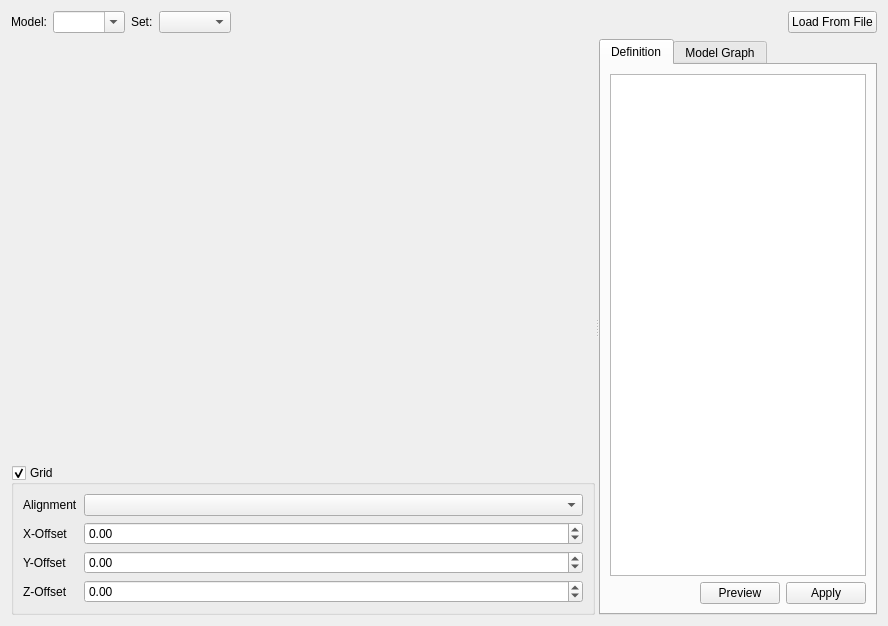
<?xml version="1.0" encoding="UTF-8"?>
<ui version="4.0">
 <class>ModelBrowserWidget</class>
 <widget class="QWidget" name="ModelBrowserWidget">
  <property name="geometry">
   <rect>
    <x>0</x>
    <y>0</y>
    <width>888</width>
    <height>626</height>
   </rect>
  </property>
  <property name="windowTitle">
   <string>Form</string>
  </property>
  <layout class="QVBoxLayout" name="verticalLayout">
   <item>
    <layout class="QHBoxLayout" name="horizontalLayout">
     <item>
      <widget class="QLabel" name="label_5">
       <property name="text">
        <string>Model:</string>
       </property>
      </widget>
     </item>
     <item>
      <widget class="QComboBox" name="mModels">
       <property name="editable">
        <bool>true</bool>
       </property>
       <property name="insertPolicy">
        <enum>QComboBox::NoInsert</enum>
       </property>
      </widget>
     </item>
     <item>
      <widget class="QLabel" name="label_6">
       <property name="text">
        <string>Set:</string>
       </property>
      </widget>
     </item>
     <item>
      <widget class="QComboBox" name="mSets"/>
     </item>
     <item>
      <spacer name="horizontalSpacer">
       <property name="orientation">
        <enum>Qt::Horizontal</enum>
       </property>
       <property name="sizeHint" stdset="0">
        <size>
         <width>40</width>
         <height>20</height>
        </size>
       </property>
      </spacer>
     </item>
     <item>
      <widget class="QPushButton" name="mLoadFromFile">
       <property name="text">
        <string>Load From File</string>
       </property>
      </widget>
     </item>
    </layout>
   </item>
   <item>
    <widget class="QWidget" name="widget" native="true">
     <property name="sizePolicy">
      <sizepolicy hsizetype="Preferred" vsizetype="Preferred">
       <horstretch>0</horstretch>
       <verstretch>1</verstretch>
      </sizepolicy>
     </property>
     <layout class="QVBoxLayout" name="verticalLayout_2">
      <property name="spacing">
       <number>0</number>
      </property>
      <property name="leftMargin">
       <number>0</number>
      </property>
      <property name="topMargin">
       <number>0</number>
      </property>
      <property name="rightMargin">
       <number>0</number>
      </property>
      <property name="bottomMargin">
       <number>0</number>
      </property>
      <item>
       <widget class="QSplitter" name="splitter">
        <property name="orientation">
         <enum>Qt::Horizontal</enum>
        </property>
        <widget class="QWidget" name="widget_3" native="true">
         <property name="sizePolicy">
          <sizepolicy hsizetype="Preferred" vsizetype="Preferred">
           <horstretch>1</horstretch>
           <verstretch>1</verstretch>
          </sizepolicy>
         </property>
         <layout class="QVBoxLayout" name="verticalLayout_5">
          <property name="spacing">
           <number>0</number>
          </property>
          <property name="leftMargin">
           <number>0</number>
          </property>
          <property name="topMargin">
           <number>0</number>
          </property>
          <property name="rightMargin">
           <number>0</number>
          </property>
          <property name="bottomMargin">
           <number>0</number>
          </property>
          <item>
           <widget class="QWidget" name="mViewWidget" native="true">
            <property name="sizePolicy">
             <sizepolicy hsizetype="Preferred" vsizetype="Preferred">
              <horstretch>1</horstretch>
              <verstretch>1</verstretch>
             </sizepolicy>
            </property>
           </widget>
          </item>
          <item>
           <widget class="QGroupBox" name="mGridBox">
            <property name="title">
             <string>Grid</string>
            </property>
            <property name="checkable">
             <bool>true</bool>
            </property>
            <layout class="QFormLayout" name="formLayout">
             <item row="0" column="0">
              <widget class="QLabel" name="label">
               <property name="text">
                <string>Alignment</string>
               </property>
              </widget>
             </item>
             <item row="1" column="0">
              <widget class="QLabel" name="label_2">
               <property name="text">
                <string>X-Offset</string>
               </property>
              </widget>
             </item>
             <item row="1" column="1">
              <widget class="QDoubleSpinBox" name="mX_Offset">
               <property name="minimum">
                <double>-100.000000000000000</double>
               </property>
               <property name="maximum">
                <double>100.000000000000000</double>
               </property>
              </widget>
             </item>
             <item row="0" column="1">
              <widget class="QComboBox" name="mGridAlignment"/>
             </item>
             <item row="2" column="1">
              <widget class="QDoubleSpinBox" name="mY_Offset">
               <property name="minimum">
                <double>-100.000000000000000</double>
               </property>
               <property name="maximum">
                <double>100.000000000000000</double>
               </property>
              </widget>
             </item>
             <item row="3" column="1">
              <widget class="QDoubleSpinBox" name="mZ_Offset">
               <property name="minimum">
                <double>-100.000000000000000</double>
               </property>
               <property name="maximum">
                <double>100.000000000000000</double>
               </property>
              </widget>
             </item>
             <item row="2" column="0">
              <widget class="QLabel" name="label_3">
               <property name="text">
                <string>Y-Offset</string>
               </property>
              </widget>
             </item>
             <item row="3" column="0">
              <widget class="QLabel" name="label_4">
               <property name="text">
                <string>Z-Offset</string>
               </property>
              </widget>
             </item>
            </layout>
           </widget>
          </item>
         </layout>
        </widget>
        <widget class="QTabWidget" name="tabWidget">
         <property name="currentIndex">
          <number>0</number>
         </property>
         <widget class="QWidget" name="mDefinitionTab">
          <attribute name="title">
           <string>Definition</string>
          </attribute>
          <layout class="QVBoxLayout" name="verticalLayout_3">
           <item>
            <widget class="QTextEdit" name="mDefinition"/>
           </item>
           <item>
            <layout class="QHBoxLayout" name="horizontalLayout_2">
             <item>
              <spacer name="horizontalSpacer_2">
               <property name="orientation">
                <enum>Qt::Horizontal</enum>
               </property>
               <property name="sizeHint" stdset="0">
                <size>
                 <width>40</width>
                 <height>20</height>
                </size>
               </property>
              </spacer>
             </item>
             <item>
              <widget class="QPushButton" name="mPreview">
               <property name="text">
                <string>Preview</string>
               </property>
              </widget>
             </item>
             <item>
              <widget class="QPushButton" name="mApply">
               <property name="text">
                <string>Apply</string>
               </property>
              </widget>
             </item>
            </layout>
           </item>
          </layout>
         </widget>
         <widget class="QWidget" name="mModelGraphTab">
          <attribute name="title">
           <string>Model Graph</string>
          </attribute>
          <layout class="QVBoxLayout" name="verticalLayout_4">
           <item>
            <widget class="QTreeView" name="mModelGraph">
             <property name="editTriggers">
              <set>QAbstractItemView::NoEditTriggers</set>
             </property>
            </widget>
           </item>
          </layout>
         </widget>
        </widget>
       </widget>
      </item>
     </layout>
    </widget>
   </item>
  </layout>
 </widget>
 <tabstops>
  <tabstop>mModels</tabstop>
  <tabstop>mSets</tabstop>
  <tabstop>mGridBox</tabstop>
  <tabstop>mGridAlignment</tabstop>
  <tabstop>mX_Offset</tabstop>
  <tabstop>mY_Offset</tabstop>
  <tabstop>mZ_Offset</tabstop>
  <tabstop>tabWidget</tabstop>
  <tabstop>mDefinition</tabstop>
  <tabstop>mPreview</tabstop>
  <tabstop>mApply</tabstop>
  <tabstop>mLoadFromFile</tabstop>
  <tabstop>mModelGraph</tabstop>
 </tabstops>
 <resources/>
 <connections/>
</ui>
